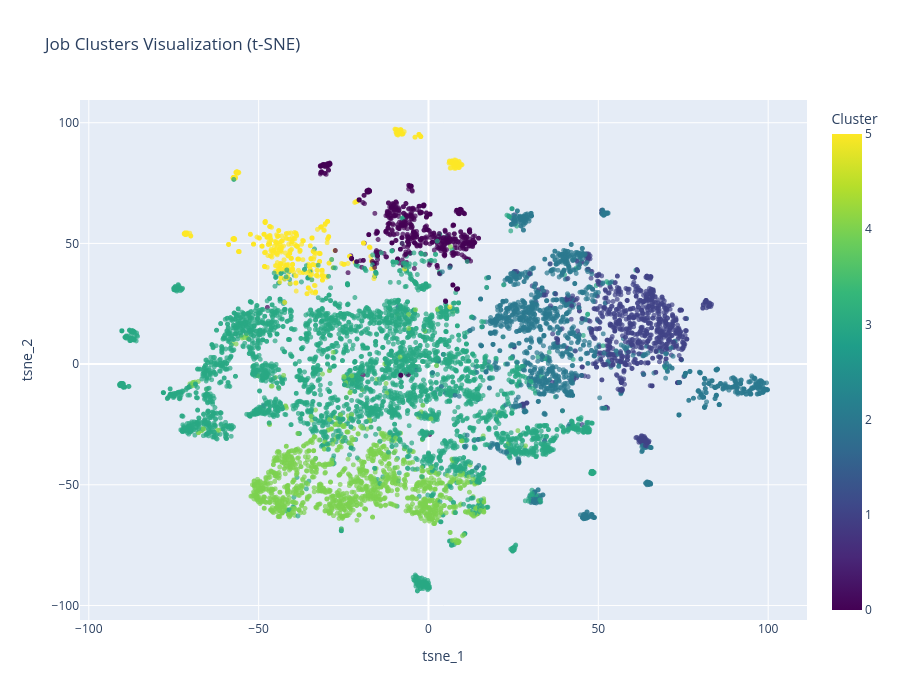

The notebook cell this image was saved under:
### Code cell
# Visualize clusters using dimensionality reduction (t-SNE or PCA)
from sklearn.manifold import TSNE

print("Reducing dimensions for visualization...")
print("This may take a few minutes...\n")

# Use TruncatedSVD first to reduce dimensions before t-SNE
svd = TruncatedSVD(n_components=50, random_state=42)
tfidf_reduced = svd.fit_transform(tfidf_matrix)

# Apply t-SNE
tsne = TSNE(n_components=2, random_state=42, perplexity=30)
tsne_results = tsne.fit_transform(tfidf_reduced)

# Add to dataframe
df_sample['tsne_1'] = tsne_results[:, 0]
df_sample['tsne_2'] = tsne_results[:, 1]

# Create interactive plot
fig = px.scatter(df_sample, x='tsne_1', y='tsne_2', 
                color='cluster',
                hover_data=['job_title', 'company', 'job_level'],
                title='Job Clusters Visualization (t-SNE)',
                labels={'cluster': 'Cluster'},
                color_continuous_scale='Viridis')
fig.update_traces(marker=dict(size=5, opacity=0.7))
fig.update_layout(height=700)
fig.show()

print("Visualization complete")

### Figure 1 — Plotly figure (JSON) as saved in the notebook; plotly's stock layout.template omitted (floating-point values rounded to 4 significant figures; data arrays with more than 128 entries replaced by an {"elided": "..."} marker saying what was removed)
{"data": [{"customdata": {"elided": "9628x3 str values"}, "hovertemplate": "tsne_1=%{x}<br>tsne_2=%{y}<br>job_title=%{customdata[0]}<br>company=%{customdata[1]}<br>job_level=%{customdata[2]}<br>Cluster=%{marker.color}<extra></extra>", "legendgroup": "", "marker": {"color": {"elided": "9628 int values"}, "coloraxis": "coloraxis", "opacity": 0.7, "size": 5, "symbol": "circle"}, "mode": "markers", "name": "", "showlegend": false, "type": "scattergl", "x": {"elided": "9628 float values"}, "xaxis": "x", "y": {"elided": "9628 float values"}, "yaxis": "y"}], "layout": {"coloraxis": {"colorbar": {"title": {"text": "Cluster"}}, "colorscale": [[0, "#440154"], [0.1111, "#482878"], [0.2222, "#3e4989"], [0.3333, "#31688e"], [0.4444, "#26828e"], [0.5556, "#1f9e89"], [0.6667, "#35b779"], [0.7778, "#6ece58"], [0.8889, "#b5de2b"], [1, "#fde725"]]}, "height": 700, "legend": {"tracegroupgap": 0}, "title": {"text": "Job Clusters Visualization (t-SNE)"}, "xaxis": {"anchor": "y", "domain": [0, 1], "title": {"text": "tsne_1"}}, "yaxis": {"anchor": "x", "domain": [0, 1], "title": {"text": "tsne_2"}}}}
